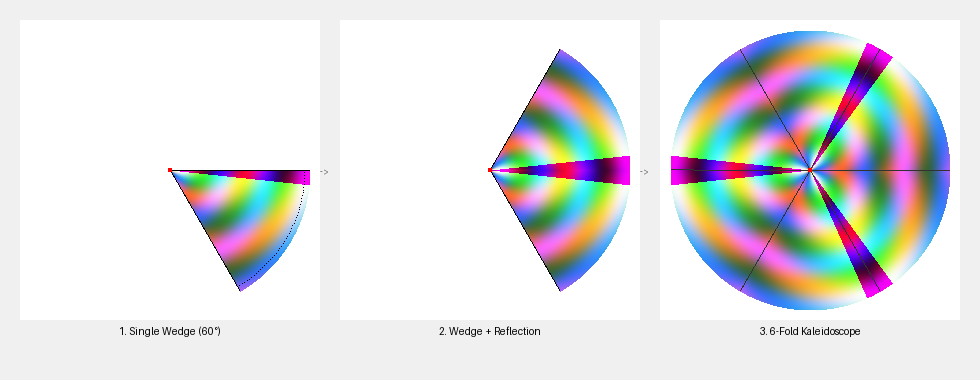

Generate this figure with Python:
import numpy as np
from PIL import Image, ImageDraw, ImageFont

# Create a figure showing the kaleidoscope construction process
# Three panels: Original Wedge | Reflected Wedge | Combined Pattern

panel_size = 300
spacing = 20
total_width = panel_size * 3 + spacing * 4
total_height = panel_size + spacing * 2 + 40  # Extra space for labels

# Create the canvas
canvas = np.ones((total_height, total_width, 3), dtype=np.uint8) * 240  # Light gray background

def create_wedge_pattern(size, wedge_angle_deg=60, fill_wedge=True):
    """Create a pattern showing a wedge slice."""
    center = size // 2
    pattern = np.ones((size, size, 3), dtype=np.uint8) * 255  # White background

    # Create coordinate grids
    y, x = np.ogrid[:size, :size]
    x_centered = x - center
    y_centered = y - center

    # Calculate polar coordinates
    angle = np.arctan2(y_centered, x_centered)
    radius = np.sqrt(x_centered**2 + y_centered**2)

    # Convert wedge angle to radians
    wedge_angle = np.deg2rad(wedge_angle_deg)

    # Create colorful pattern within the wedge
    if fill_wedge:
        # Color gradient based on angle and radius within wedge
        in_wedge = (angle >= 0) & (angle < wedge_angle) & (radius < center - 10)

        # Create color gradient
        red = ((np.sin(angle * 5 + radius * 0.1) + 1) * 100 + 50).astype(np.uint8)
        green = ((np.cos(angle * 3) + 1) * 80 + 100).astype(np.uint8)
        blue = ((np.sin(radius * 0.15) + 1) * 100 + 50).astype(np.uint8)

        pattern[in_wedge, 0] = red[in_wedge]
        pattern[in_wedge, 1] = green[in_wedge]
        pattern[in_wedge, 2] = blue[in_wedge]

    # Draw wedge boundary lines
    # Line at angle = 0 (horizontal right)
    for r in range(center - 10):
        px = center + r
        py = center
        if 0 <= px < size and 0 <= py < size:
            pattern[py, px] = [0, 0, 0]  # Black line

    # Line at angle = wedge_angle
    for r in range(center - 10):
        px = int(center + r * np.cos(wedge_angle))
        py = int(center + r * np.sin(wedge_angle))
        if 0 <= px < size and 0 <= py < size:
            pattern[py, px] = [0, 0, 0]

    # Draw arc at the edge
    for a in np.linspace(0, wedge_angle, 50):
        px = int(center + (center - 15) * np.cos(a))
        py = int(center + (center - 15) * np.sin(a))
        if 0 <= px < size and 0 <= py < size:
            pattern[py, px] = [0, 0, 0]

    # Draw center point
    pattern[center-2:center+2, center-2:center+2] = [255, 0, 0]  # Red center dot

    return pattern

def create_reflected_wedge(size, wedge_angle_deg=60):
    """Create the wedge with its reflection (forming a kite shape)."""
    center = size // 2
    pattern = np.ones((size, size, 3), dtype=np.uint8) * 255

    y, x = np.ogrid[:size, :size]
    x_centered = x - center
    y_centered = y - center

    angle = np.arctan2(y_centered, x_centered)
    radius = np.sqrt(x_centered**2 + y_centered**2)

    wedge_angle = np.deg2rad(wedge_angle_deg)

    # Original wedge (0 to wedge_angle)
    in_original = (angle >= 0) & (angle < wedge_angle) & (radius < center - 10)

    # Reflected wedge (0 to -wedge_angle, which is 2*pi - wedge_angle to 2*pi)
    in_reflected = (angle < 0) & (angle >= -wedge_angle) & (radius < center - 10)

    # Color the original wedge
    red = ((np.sin(angle * 5 + radius * 0.1) + 1) * 100 + 50).astype(np.uint8)
    green = ((np.cos(angle * 3) + 1) * 80 + 100).astype(np.uint8)
    blue = ((np.sin(radius * 0.15) + 1) * 100 + 50).astype(np.uint8)

    pattern[in_original, 0] = red[in_original]
    pattern[in_original, 1] = green[in_original]
    pattern[in_original, 2] = blue[in_original]

    # Color the reflected wedge (mirror the angle for color calculation)
    angle_mirrored = -angle  # Mirror angle for color sampling
    red_mirror = ((np.sin(angle_mirrored * 5 + radius * 0.1) + 1) * 100 + 50).astype(np.uint8)
    green_mirror = ((np.cos(angle_mirrored * 3) + 1) * 80 + 100).astype(np.uint8)
    blue_mirror = ((np.sin(radius * 0.15) + 1) * 100 + 50).astype(np.uint8)

    pattern[in_reflected, 0] = red_mirror[in_reflected]
    pattern[in_reflected, 1] = green_mirror[in_reflected]
    pattern[in_reflected, 2] = blue_mirror[in_reflected]

    # Draw boundary lines
    for r in range(center - 10):
        # Upper edge
        px = int(center + r * np.cos(wedge_angle))
        py = int(center + r * np.sin(wedge_angle))
        if 0 <= px < size and 0 <= py < size:
            pattern[py, px] = [0, 0, 0]
        # Lower edge (reflected)
        py_r = int(center - r * np.sin(wedge_angle))
        if 0 <= px < size and 0 <= py_r < size:
            pattern[py_r, px] = [0, 0, 0]

    # Draw center point
    pattern[center-2:center+2, center-2:center+2] = [255, 0, 0]

    return pattern

def create_full_kaleidoscope(size, num_folds=6):
    """Create the full kaleidoscope pattern from wedge replication."""
    center = size // 2
    pattern = np.ones((size, size, 3), dtype=np.uint8) * 255

    y, x = np.ogrid[:size, :size]
    x_centered = x - center
    y_centered = y - center

    angle = np.arctan2(y_centered, x_centered)
    radius = np.sqrt(x_centered**2 + y_centered**2)

    wedge_angle = 2 * np.pi / num_folds

    # Map all angles to a single wedge with reflection
    angle_positive = angle + np.pi
    wedge_index = (angle_positive / wedge_angle).astype(int)
    angle_in_wedge = angle_positive - wedge_index * wedge_angle

    # Mirror odd-numbered wedges
    is_odd = wedge_index % 2 == 1
    angle_mirrored = np.where(is_odd, wedge_angle - angle_in_wedge, angle_in_wedge)

    # Create colors based on mirrored angle
    in_circle = radius < center - 10

    red = ((np.sin(angle_mirrored * 5 + radius * 0.1) + 1) * 100 + 50).astype(np.uint8)
    green = ((np.cos(angle_mirrored * 3) + 1) * 80 + 100).astype(np.uint8)
    blue = ((np.sin(radius * 0.15) + 1) * 100 + 50).astype(np.uint8)

    pattern[in_circle, 0] = red[in_circle]
    pattern[in_circle, 1] = green[in_circle]
    pattern[in_circle, 2] = blue[in_circle]

    # Draw radial lines at wedge boundaries
    for i in range(num_folds):
        boundary_angle = i * wedge_angle - np.pi
        for r in range(center - 10):
            px = int(center + r * np.cos(boundary_angle))
            py = int(center + r * np.sin(boundary_angle))
            if 0 <= px < size and 0 <= py < size:
                pattern[py, px] = [50, 50, 50]  # Dark gray lines

    # Draw center point
    pattern[center-2:center+2, center-2:center+2] = [255, 0, 0]

    return pattern

# Generate the three panels
wedge = create_wedge_pattern(panel_size)
reflected = create_reflected_wedge(panel_size)
full = create_full_kaleidoscope(panel_size)

# Place panels on canvas
x_offset = spacing
canvas[spacing:spacing+panel_size, x_offset:x_offset+panel_size] = wedge

x_offset = spacing * 2 + panel_size
canvas[spacing:spacing+panel_size, x_offset:x_offset+panel_size] = reflected

x_offset = spacing * 3 + panel_size * 2
canvas[spacing:spacing+panel_size, x_offset:x_offset+panel_size] = full

# Add labels using PIL
output_image = Image.fromarray(canvas)
draw = ImageDraw.Draw(output_image)

# Add labels below each panel
label_y = spacing + panel_size + 5
labels = ["1. Single Wedge (60°)", "2. Wedge + Reflection", "3. 6-Fold Kaleidoscope"]
x_positions = [spacing + panel_size//2, spacing*2 + panel_size + panel_size//2, spacing*3 + panel_size*2 + panel_size//2]

for label, x_pos in zip(labels, x_positions):
    # Get text bounding box for centering
    bbox = draw.textbbox((0, 0), label)
    text_width = bbox[2] - bbox[0]
    draw.text((x_pos - text_width//2, label_y), label, fill=(0, 0, 0))

# Add arrows between panels
arrow_y = spacing + panel_size // 2
arrow_x1 = spacing + panel_size + 5
arrow_x2 = spacing * 2 + panel_size - 5
draw.text((arrow_x1 + (arrow_x2 - arrow_x1)//2 - 10, arrow_y - 5), "->", fill=(100, 100, 100))

arrow_x1 = spacing * 2 + panel_size * 2 + 5
arrow_x2 = spacing * 3 + panel_size * 2 - 5
draw.text((arrow_x1 + (arrow_x2 - arrow_x1)//2 - 10, arrow_y - 5), "->", fill=(100, 100, 100))

# Save the diagram
output_image.save('wedge_reflection.png')
